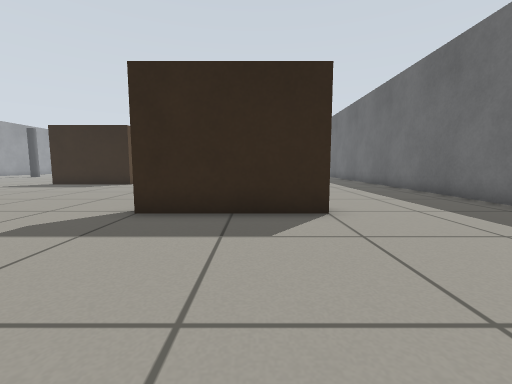
[1] (above)

24 first-person views from a walk through a Gazebo world. The camera is 0.5 m above the floor, tilts 6° down and sees 90° across. The floor is counted in squares, 0.5 m on a side. Each view is taken from the middle of a square. On the plan, view 1 faces up. The plan holds only what a view shows up to about 11 squares ahead; the rest is blank.

[2]
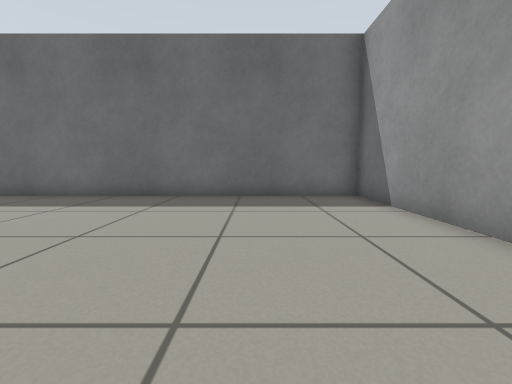

[3]
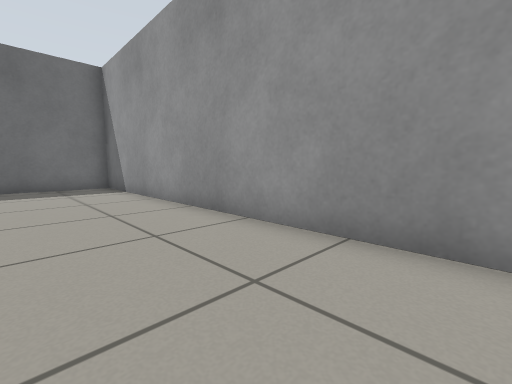

[4]
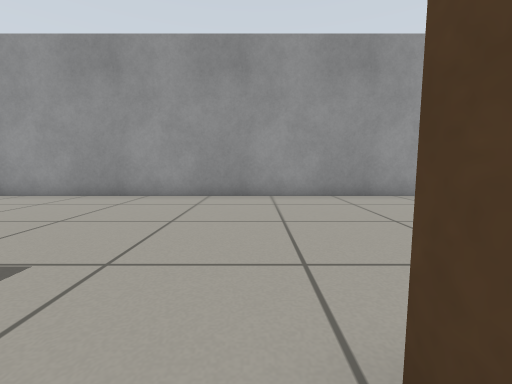

[5]
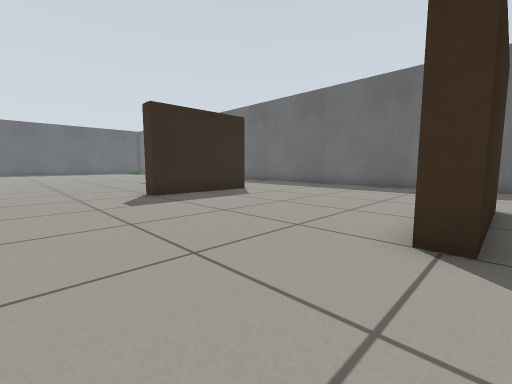

[6]
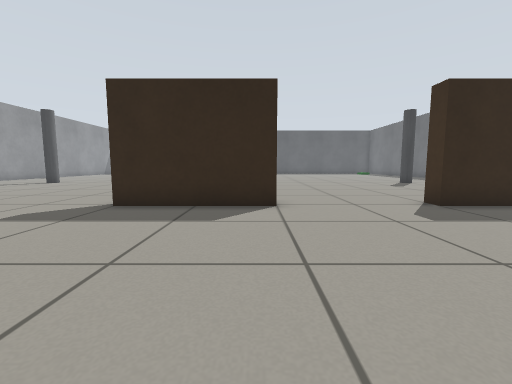

[7]
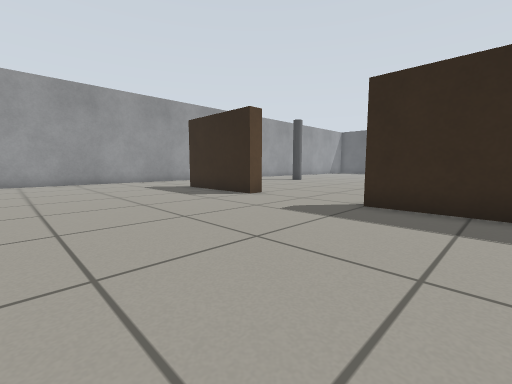

[8]
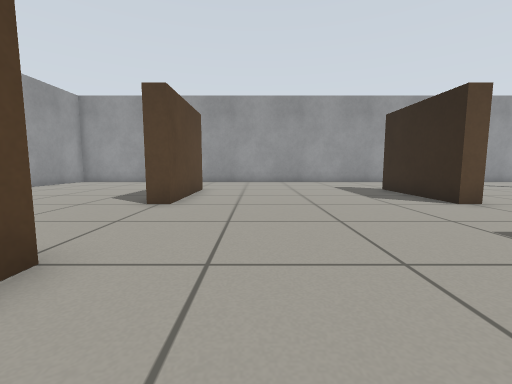

[9]
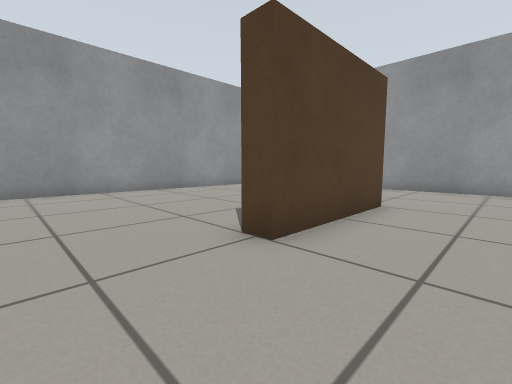

[10]
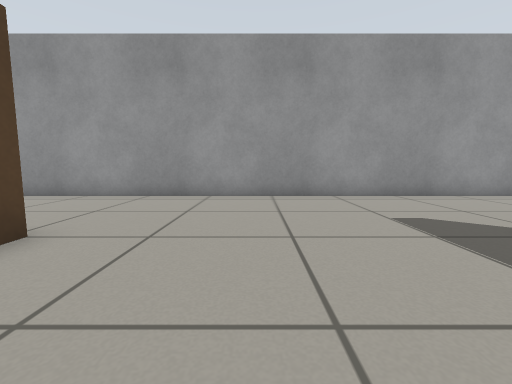

[11]
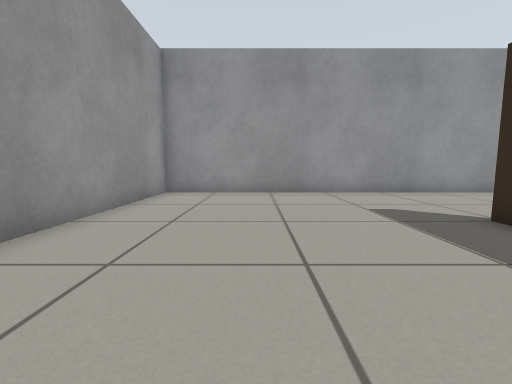

[12]
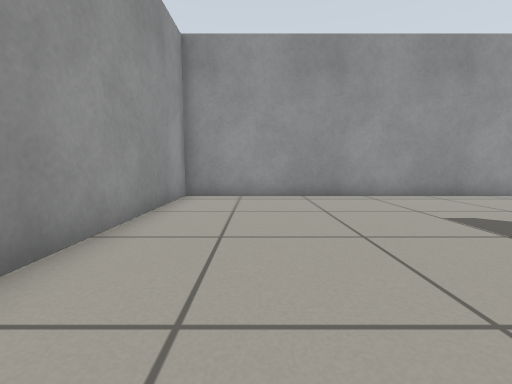

[13]
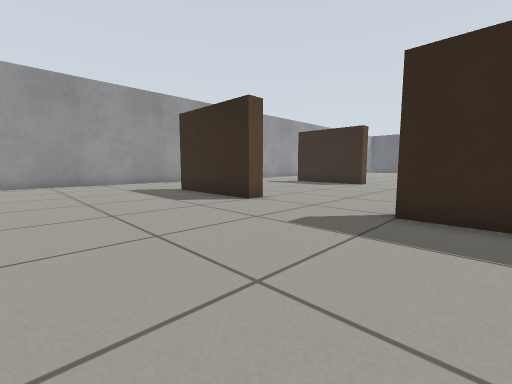

[14]
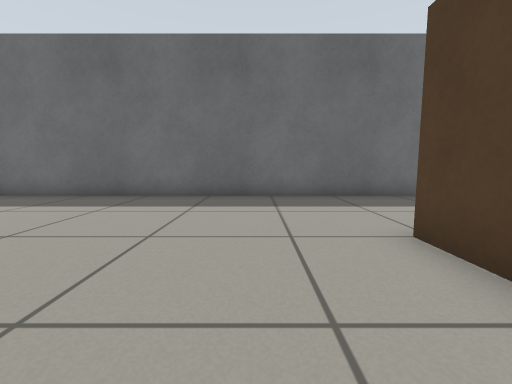

[15]
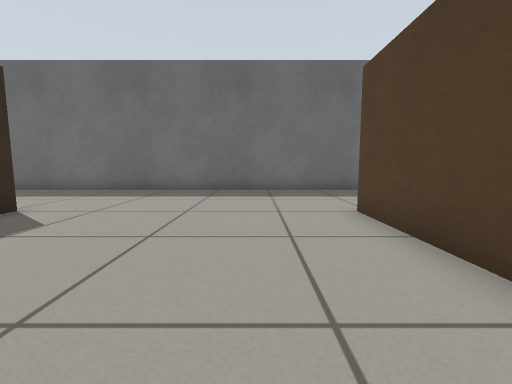

[16]
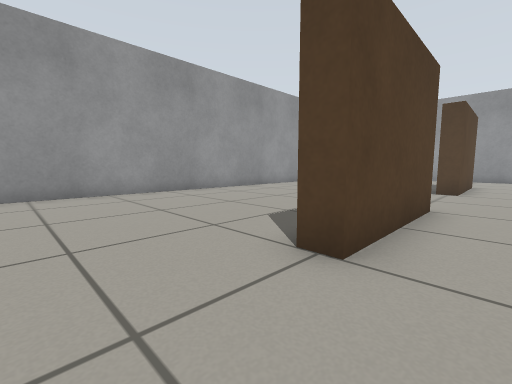

[17]
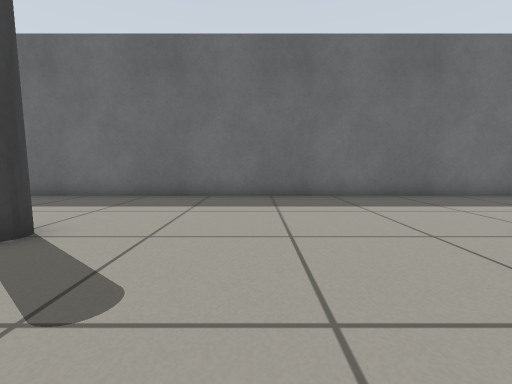

[18]
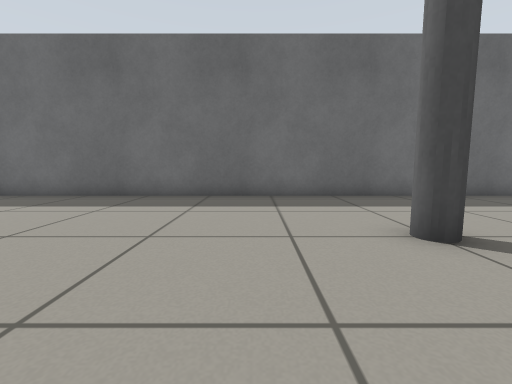

[19]
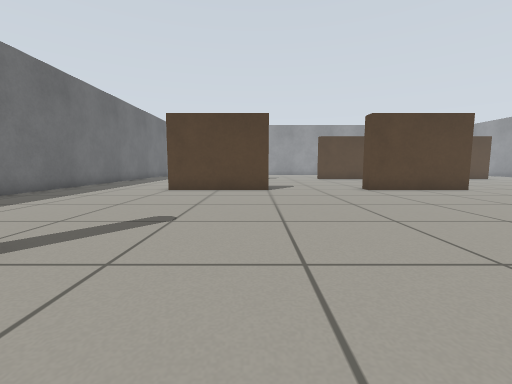

[20]
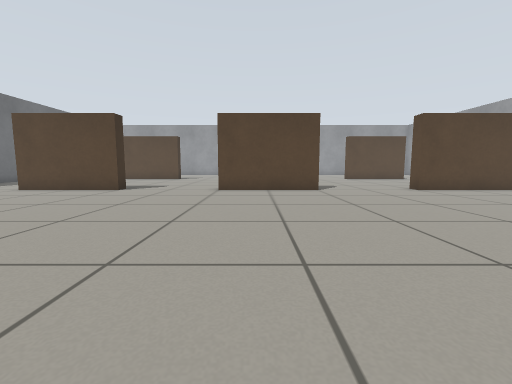

[21]
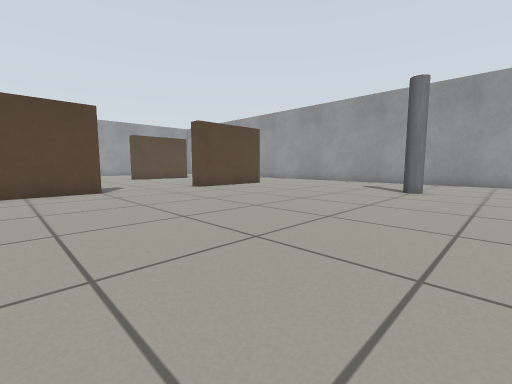

[22]
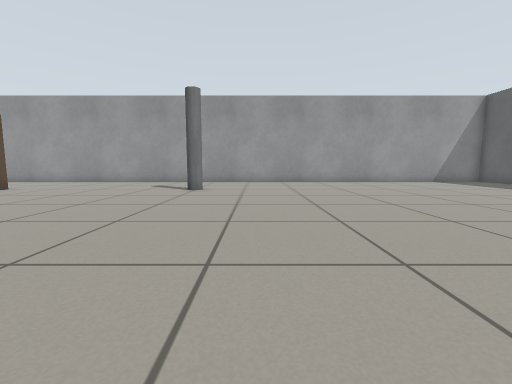

[23]
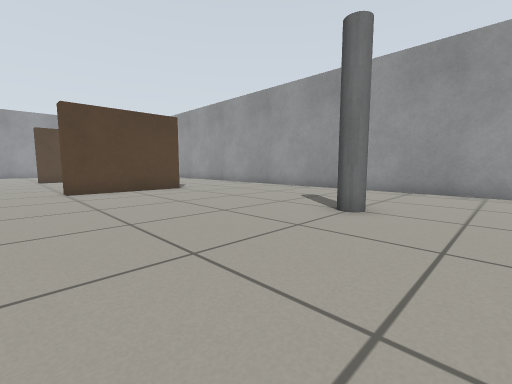

[24]
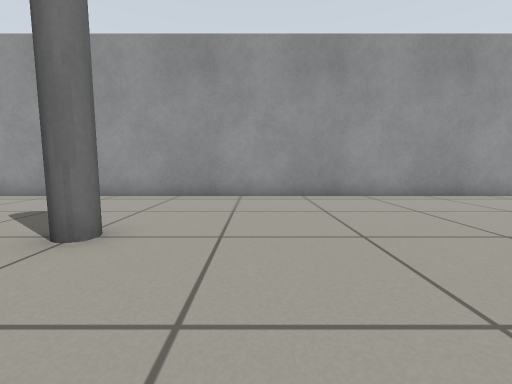

### Floor plan
Ten units are one square. View 1 is at (0, 0); x grows to the right and y downward. Boxes are objects, and circles mark ways between rooms. Rooms are numbered by the first view taken in them; rooms with no view inside come last. Other rooms are left out.
<svg viewBox="-238 -329 306 357">
<path fill="none" stroke="#000" d="M-89 -52 -105 -52M-145 -52 -185 -52M16 -52 -25 -52M-233 -44 -233 23 63 23 63 -44M-106 -58 -65 -58 -65 -51M-65 -138 -65 -132 -105 -132M-145 -138 -145 -132 -185 -132M-25 -52 -25 -59M-19 -58 15 -58M-186 -58 -145 -58 -145 -52M16 -132 -25 -132 -25 -138M-233 -144 -233 -44M63 -44 63 -144M-106 -138 -65 -138M-25 -138 15 -138M-186 -138 -145 -138M-233 -324 -233 -144M63 -144 63 -324"/>
<rect x="-195" y="-225" width="20" height="20" fill="#bbb"><title>pillar</title></rect>
<rect x="5" y="-225" width="20" height="20" fill="#bbb"><title>pillar</title></rect>
<circle cx="-125" cy="-55" r="3" fill="#2a7"/>
<circle cx="-210" cy="-55" r="3" fill="#2a7"/>
<circle cx="-45" cy="-55" r="3" fill="#2a7"/>
<circle cx="40" cy="-55" r="3" fill="#2a7"/>
<circle cx="-125" cy="-135" r="3" fill="#2a7"/>
<circle cx="-210" cy="-135" r="3" fill="#2a7"/>
<circle cx="-45" cy="-135" r="3" fill="#2a7"/>
<circle cx="40" cy="-135" r="3" fill="#2a7"/>
<text x="-90" y="-10">1</text>
<text x="-90" y="-100">2</text>
<text x="-90" y="-260">3</text>
</svg>
Room 1 opens to room 2. Room 2 opens to room 3.

Where each view was taken, in squares from view 1:
view 1: 0 up, 0 right, facing up
view 2: 1 up, 2 left, facing right
view 3: 1 up, 6 left, facing down-right
view 4: 6 up, 6 left, facing down
view 5: 5 up, 6 left, facing up-right
view 6: 7 up, 7 left, facing up
view 7: 7 up, 8 left, facing up-left
view 8: 8 up, 8 left, facing left
view 9: 8 up, 12 left, facing down-left
view 10: 9 up, 15 left, facing left
view 11: 1 up, 14 left, facing left
view 12: 0 up, 15 left, facing left
view 13: 0 up, 9 left, facing up-left
view 14: 8 up, 2 left, facing right
view 15: 8 up, 4 left, facing right
view 16: 7 up, 4 left, facing down-left
view 17: 18 up, 2 left, facing right
view 18: 24 up, 2 left, facing right
view 19: 24 up, 2 left, facing down
view 20: 24 up, 8 left, facing down
view 21: 24 up, 8 left, facing down-left
view 22: 24 up, 8 left, facing left
view 23: 24 up, 13 left, facing down-left
view 24: 24 up, 15 left, facing left
